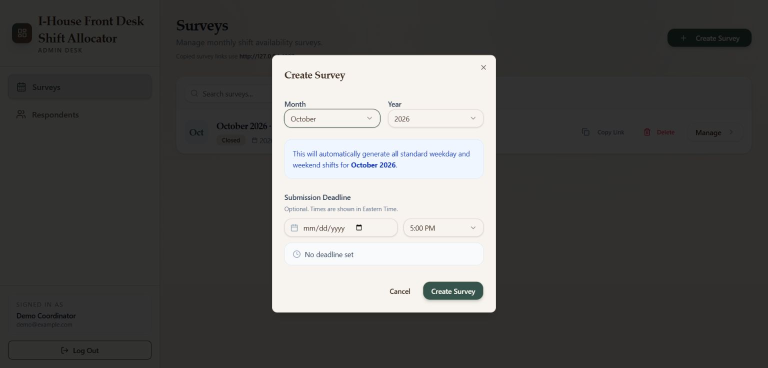
#> input picture docs/images/create-survey.png, 1536 x 735 px (shown at 1/2 size)
$ python make-workflow-gif.py
#> lines starting #> are read from the running program, lines starting #| are printed output that depends on the picture
"""Assemble actual app captures into the README tour (Python + Pillow)."""
from pathlib import Path
import os
from PIL import Image, ImageDraw, ImageFont, ImageOps

ROOT = Path(__file__).resolve().parents[1]
IMAGES = ROOT / "docs/images"
W, H = 1100, 720
BG, INK, MUTED, GREEN = "#f3efe7", "#183b32", "#66746c", "#355c50"


def font(size, bold=False):
#> called with size = 13, bold = True
    candidates = [
        Path(os.environ.get("WINDIR", "C:/Windows")) / "Fonts" / ("segoeuib.ttf" if bold else "segoeui.ttf"),
        Path("/usr/share/fonts/truetype/dejavu/DejaVuSans-Bold.ttf" if bold else "/usr/share/fonts/truetype/dejavu/DejaVuSans.ttf"),
        Path("/System/Library/Fonts/Supplemental/Arial Bold.ttf" if bold else "/System/Library/Fonts/Supplemental/Arial.ttf"),
    ]
    for candidate in candidates:
        if candidate.exists():
            return ImageFont.truetype(str(candidate), size)
    return ImageFont.load_default(size=size)


stages = [
    ("create-survey.png", "Create a monthly survey", "Choose the month and a response deadline. Standard shifts are generated for you.", "Create"),
    ("availability.png", "Collect real availability", "People select the shifts they can work through a public survey link.", "Collect"),
    ("responses.png", "Review who is taking part", "Check submitted availability, inclusion, hour caps, and target reductions.", "Review"),
    ("allocation.png", "Preview, allocate, and adjust", "Inspect a dry run, preserve manual assignments, and keep recovery points.", "Allocate"),
    ("allocation-stats.png", "Understand the result", "Review coverage, workload, exceptions, and the per-shift audit.", "Inspect"),
    ("calendar.png", "Share a readable schedule", "Export PNG, PDF, CSV, or an editable Excel calendar.", "Export"),
]


def panel(index):
    filename, title, description, _ = stages[index]
    canvas = Image.new("RGB", (W, H), BG)
    d = ImageDraw.Draw(canvas)
    d.text((26, 18), "SHIFT ALLOCATOR  /  MONTHLY WORKFLOW", font=font(13, True), fill=MUTED)
    d.text((26, 41), title, font=font(32, True), fill=INK)
    d.text((26, 87), description, font=font(17), fill=MUTED)
    d.text((1010, 45), f"0{index+1}/06", font=font(18, True), fill=GREEN)
    shot = Image.open(IMAGES / filename).convert("RGB")
#> shot is the input picture: PIL image 1536x735 RGB; mean R, G, B 87.1, 86.5, 84.8
    if filename == "calendar.png":
        # First two calendar weeks; the README links the complete exported month.
        shot = shot.crop((0, 0, shot.width, min(shot.height, 825)))
    shot = ImageOps.contain(shot, (1048, 502), Image.Resampling.LANCZOS)
#> shot: PIL image 1048x501 RGB
    x, y = (W-shot.width)//2, 129+(502-shot.height)//2
#> x = 26; y = 129
    d.rounded_rectangle((22, 125, 1078, 635), radius=10, fill="white", outline="#d7d9cf", width=1)
    canvas.paste(shot, (x,y))
    for i, stage in enumerate(stages):
        start = 27 + i*175
        color = GREEN if i == index else "#e4e5dc"
        d.rounded_rectangle((start,650,start+161,679), radius=8, fill=color)
        d.text((start+12,655), f"{i+1}  {stage[3]}", font=font(13,True), fill="white" if i==index else MUTED)
    d.text((28,694), "Actual app views · Fictional demo data · Guided tour", font=font(12), fill=MUTED)
    return canvas


panels = [panel(i) for i in range(len(stages))]
#> call 2 of panel, with index = 1
#> in panel (call 2), `filename, title, description, _ = stages[index]`: filename = 'availability.png'; title = 'Collect real availability'
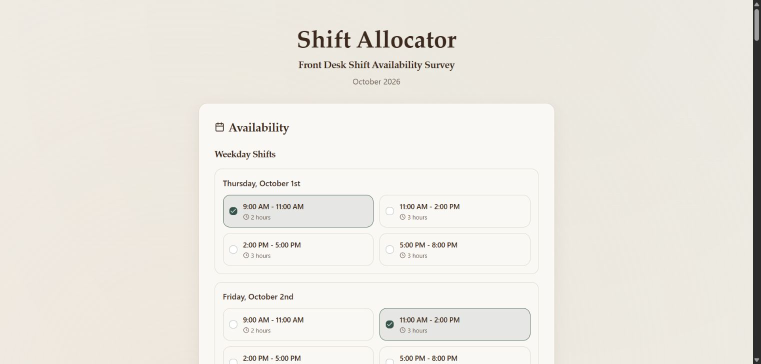
#> input picture docs/images/availability.png, 1521 x 728 px (shown at 1/2 size)
#> in panel, shot is the input picture: PIL image 1521x728 RGB; mean R, G, B 236.3, 233, 225.7
#> call 3 of panel, with index = 2
#> in panel (call 3), `filename, title, description, _ = stages[index]`: filename = 'responses.png'; title = 'Review who is taking part'
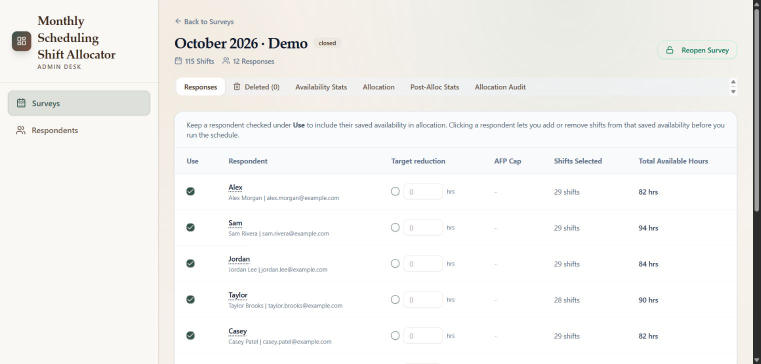
#> input picture docs/images/responses.png, 1521 x 728 px (shown at 1/2 size)
#> in panel, shot is the input picture: PIL image 1521x728 RGB; mean R, G, B 243.4, 243.1, 241
#> call 4 of panel, with index = 3
#> in panel (call 4), `filename, title, description, _ = stages[index]`: filename = 'allocation.png'; title = 'Preview, allocate, and adjust'
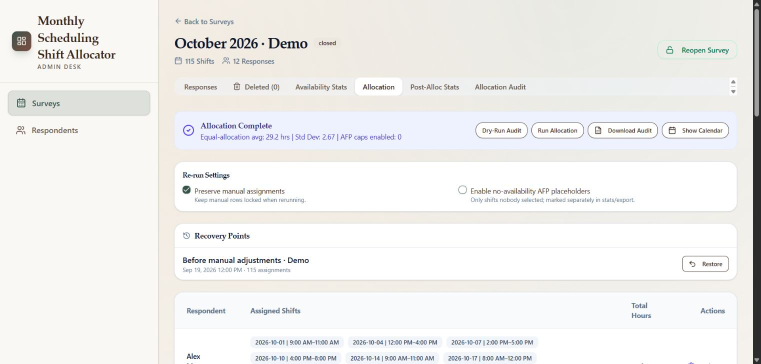
#> input picture docs/images/allocation.png, 1521 x 728 px (shown at 1/2 size)
#> in panel, shot is the input picture: PIL image 1521x728 RGB; mean R, G, B 240, 239.5, 237.8
#> in panel (call 5), `filename, title, description, _ = stages[index]`: filename = 'allocation-stats.png'; title = 'Understand the result'
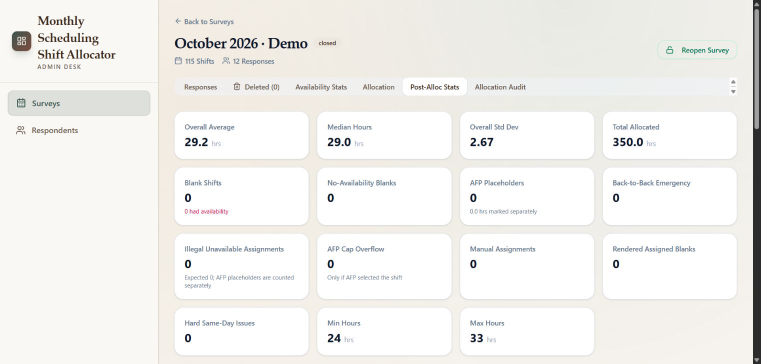
#> input picture docs/images/allocation-stats.png, 1521 x 728 px (shown at 1/2 size)
#> in panel, shot is the input picture: PIL image 1521x728 RGB; mean R, G, B 242, 241.1, 238.1
#> in panel (call 6), `filename, title, description, _ = stages[index]`: filename = 'calendar.png'; title = 'Share a readable schedule'
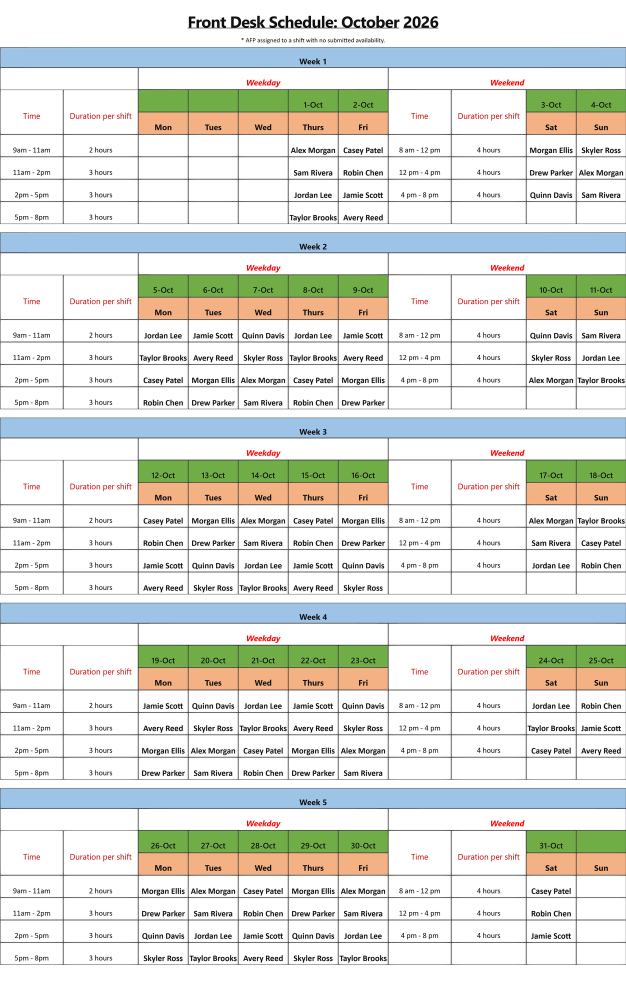
#> input picture docs/images/calendar.png, 1252 x 1962 px (shown at 1/2 size)
#> in panel, shot is the input picture: PIL image 1252x1962 RGB; mean R, G, B 221.2, 223.8, 218.6
#> panels = 6 items
frames, durations = [], []
for i, current in enumerate(panels):
    frames.append(current)
    durations.append(2900)
    following = panels[(i+1)%len(panels)]
    for step in range(1, 6):
        frames.append(Image.blend(current, following, step/6))
        durations.append(60)
#> this loop made 6 passes
#> after the loop, durations = 36 values, max 2900 at index 0, min 60 at index 1, mean 533.3; frames = 36 items
# A common palette prevents color flicker between transitions.
palette_image = Image.new("RGB", (W, H*len(panels)))
#> palette_image: PIL image 1100x4320 RGB; every value is 0
for i, frame in enumerate(panels):
    palette_image.paste(frame,(0,i*H))
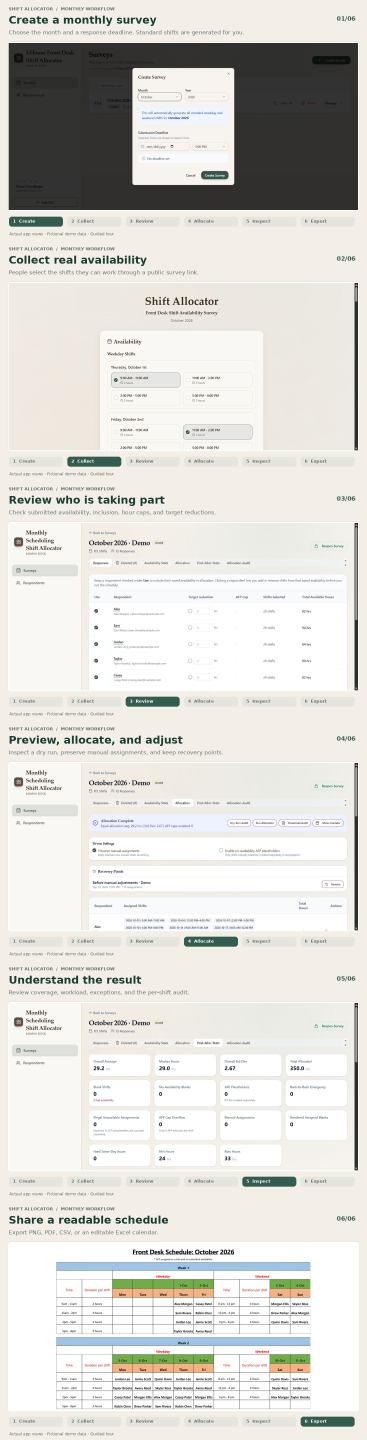
#> palette_image: PIL image 1100x4320 RGB (shown at 1/3 size); mean R, G, B 219.6, 218.7, 213.9
palette = palette_image.quantize(colors=192)
indexed = [frame.quantize(palette=palette, dither=Image.Dither.NONE) for frame in frames]
#> indexed = 36 items
indexed[0].save(IMAGES/'workflow.gif', save_all=True, append_images=indexed[1:], duration=durations, loop=0, optimize=True, disposal=1)
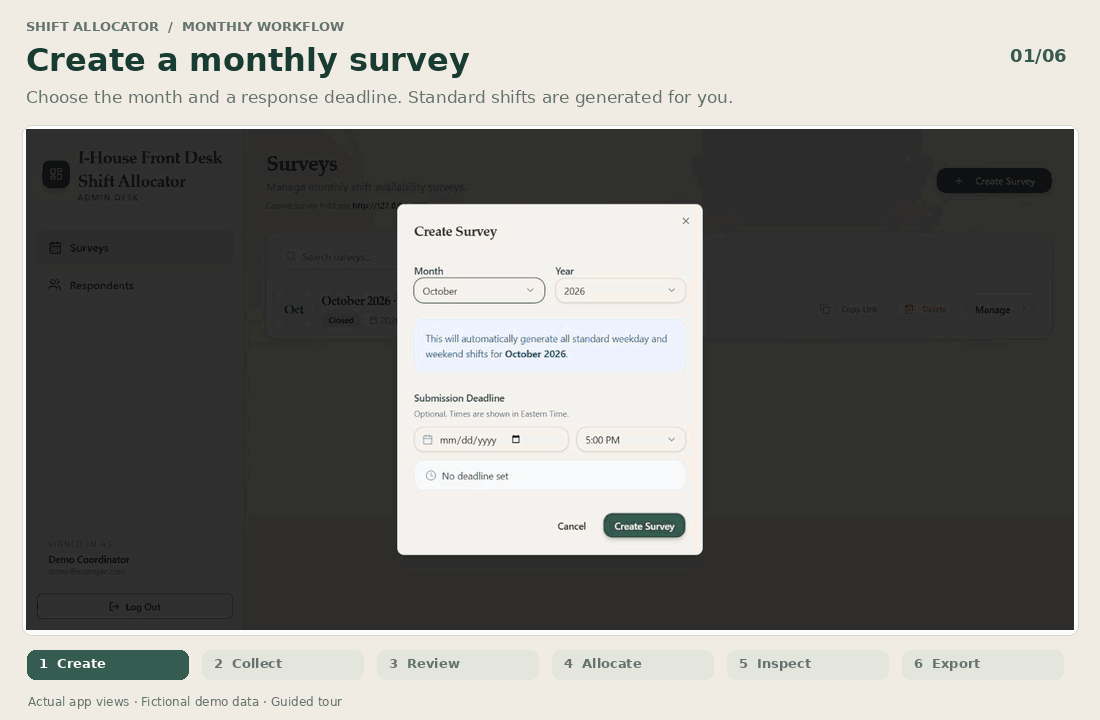
#> saved as workflow.gif: PIL image 1100x720 P; mean R, G, B 134, 133.1, 129.1
panels[0].save(IMAGES/'workflow-poster.png',optimize=True)
#> (the run stopped early here; a loop or call above may not have finished)
